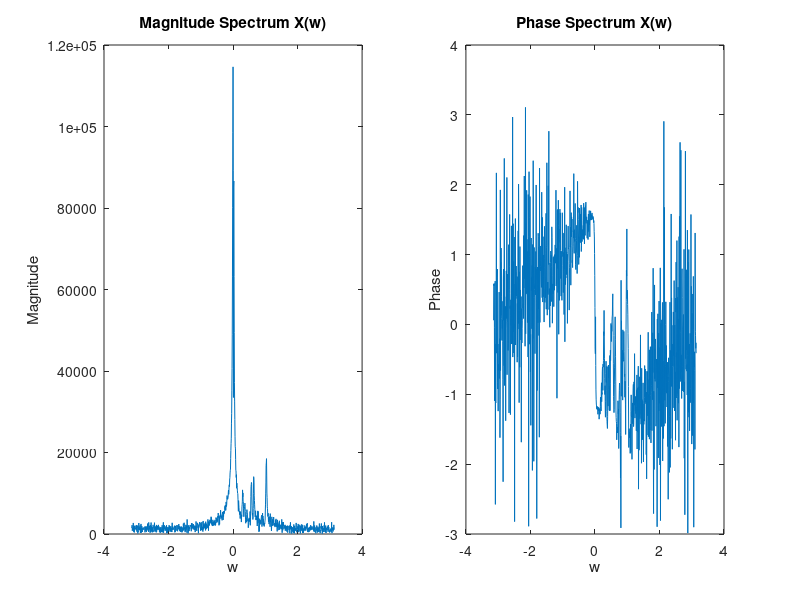
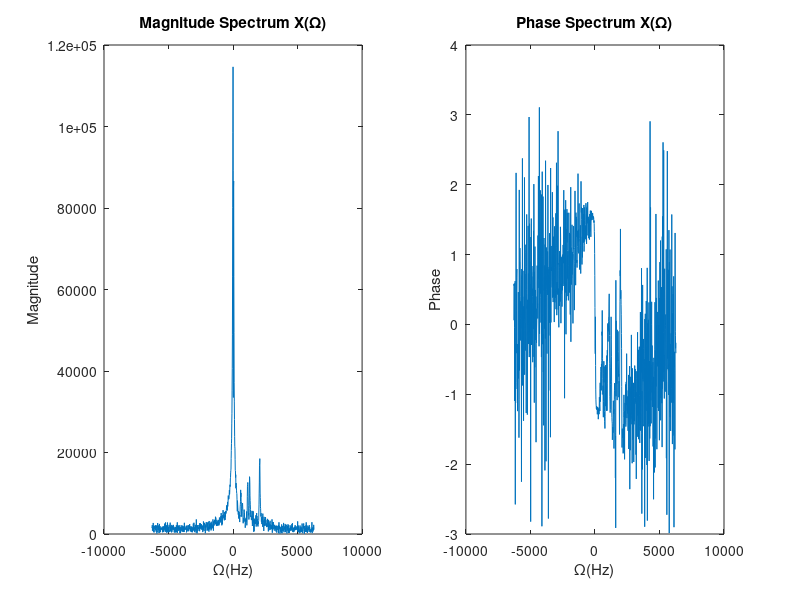

Write the MATLAB code that produced these figures, in order.
load NMRSpec
ST = fft(st);
ST = fftshift(ST);
w = fftshift((0:1023)/1024*2*pi);
w(1:512) = w(1:512)-2*pi;
subplot(1,2,1)
plot(w,abs(ST));
title('Magnitude Spectrum X(w)')
xlabel('w')
ylabel('Magnitude')
subplot(1,2,2)
plot(w,angle(ST))
title('Phase Spectrum X(w)')
xlabel('w')
ylabel('Phase')
Omega = 2000 * w;
figure
subplot(1,2,1)
plot(Omega,abs(ST));
title('Magnitude Spectrum X(Ω)')
xlabel('Ω(Hz)')
ylabel('Magnitude')
subplot(1,2,2)
plot(Omega,angle(ST));
title('Phase Spectrum X(Ω)')
xlabel('Ω(Hz)')
ylabel('Phase')